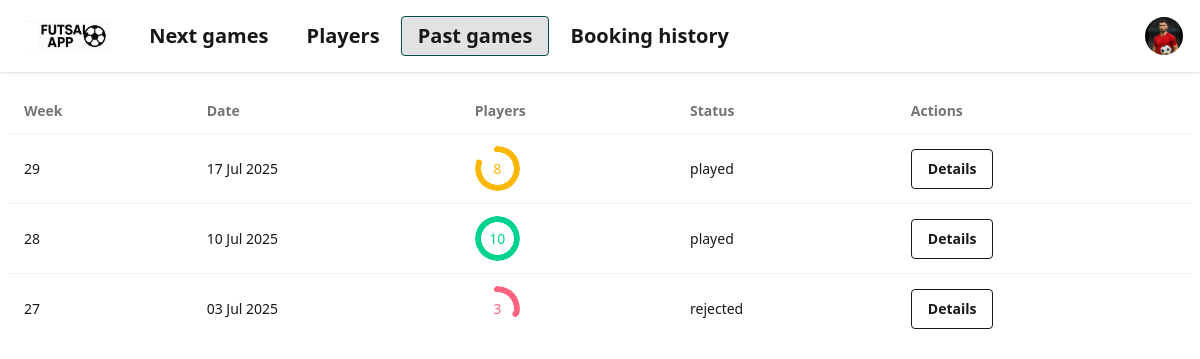
The page /games/past/ on the database as committed earlier.
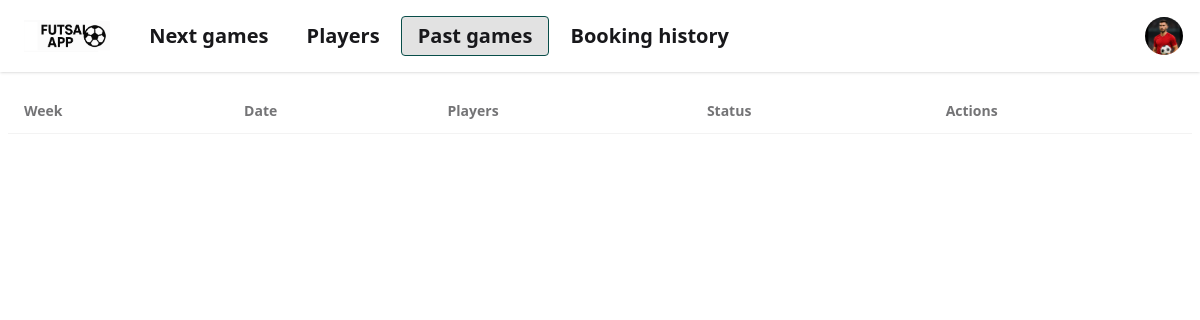
The same page on the database as committed later.
### games/models.py (models this page shows, shortened)
class Game(models.Model):
    when = models.DateField()
    status = models.CharField(max_length=100, default='planned')
    description = models.TextField(null=True, blank = True)
    slot_1 = models.ForeignKey(Player, on_delete=models.SET_NULL, default=1, null=True, blank=True, related_name='slot_1_games')
    slot_2 = models.ForeignKey(Player, on_delete=models.SET_NULL, default=2, null=True, blank=True, related_name='slot_2_games')
    slot_3 = models.ForeignKey(Player, on_delete=models.SET_NULL, default=3, null=True, blank=True, related_name='slot_3_games')
    slot_4 = models.ForeignKey(Player, on_delete=models.SET_NULL, default=4, null=True, blank=True, related_name='slot_4_games')
    slot_5 = models.ForeignKey(Player, on_delete=models.SET_NULL, null=True, blank=True, related_name='slot_5_games')
    slot_6 = models.ForeignKey(Player, on_delete=models.SET_NULL, null=True, blank=True, related_name='slot_6_games')
    slot_7 = models.ForeignKey(Player, on_delete=models.SET_NULL, null=True, blank=True, related_name='slot_7_games')
    slot_8 = models.ForeignKey(Player, on_delete=models.SET_NULL, null=True, blank=True, related_name='slot_8_games')
    slot_9 = models.ForeignKey(Player, on_delete=models.SET_NULL, null=True, blank=True, related_name='slot_9_games')
    slot_10 = models.ForeignKey(Player, on_delete=models.SET_NULL, null=True, blank=True, related_name='slot_10_games')
    def number_of_occupied_slots(self):
        slots = [
            self.slot_1, self.slot_2, self.slot_3, self.slot_4, self.slot_5,
            self.slot_6, self.slot_7, self.slot_8, self.slot_9, self.slot_10
        ]
        count = 0
        for slot in slots:
            if slot is not None:
                count += 1
        return count

### games/views.py (the view)
# urls.py: path('past/', views.past_games, name='past_games_url'),
def past_games(request):
    found_games = Game.objects.filter(when__lt=datetime.today()).order_by('-when').all()
    return render(request, 'games/past_games.html', {'games': found_games})

### games/templates/games/past_games.html (shortened to what this page needs)
{% extends 'index.html' %}
{% block content %}
    <table class="table">
        <thead>
        <tr>
            <th>Week</th>
            <th>Date</th>
            <th>Players</th>
            <th>Status</th>
            <th>Actions</th>
        </tr>
        </thead>
        <tbody>
        {% for game in games %}
            <tr>
                <td>{{ game.when|date:'W' }}</td>
                <td>{{ game.when|date:'d M Y' }}</td>
                <td>
                    {%  if game.number_of_occupied_slots == 10 %}
                        <div class="radial-progress text-success" style="--size:45px; --thickness: 0.4rem; --value:{{ game.number_of_occupied_slots }}*10;" aria-valuenow="{{ game.number_of_occupied_slots }}" role="progressbar">{{ game.number_of_occupied_slots }}</div>
                    {%  endif %}
                    {%  if game.number_of_occupied_slots == 8 %}
                        <div class="radial-progress text-warning" style="--size:45px; --thickness: 0.4rem; --value:{{ game.number_of_occupied_slots }}*10;" aria-valuenow="{{ game.number_of_occupied_slots }}" role="progressbar">{{ game.number_of_occupied_slots }}</div>
                    {%  endif %}
                    {%  if game.number_of_occupied_slots <= 7 %}
                        <div class="radial-progress text-error" style="--size:45px; --thickness: 0.4rem; --value:{{ game.number_of_occupied_slots }}*10;" aria-valuenow="{{ game.number_of_occupied_slots }}" role="progressbar">{{ game.number_of_occupied_slots }}</div>
                    {%  endif %}
                </td>
                <td>{{ game.status }}</td>
                <td><a href="{% url 'game_details_url' game_id=game.id %}" class="btn btn-outline">Details</a></td>
            </tr>
        {% endfor %}
        </tbody>
    </table>
{% endblock content %}

Rows that differ between the two databases and show on the page:
removed Game: when "29", when "17 Jul 2025", number_of_occupied_slots "8", status "played"
no longer on this page (row edited): Game: when "28", when "10 Jul 2025", number_of_occupied_slots "10", status "played"
no longer on this page (row edited): Game: when "27", when "03 Jul 2025", number_of_occupied_slots "3", status "rejected"
